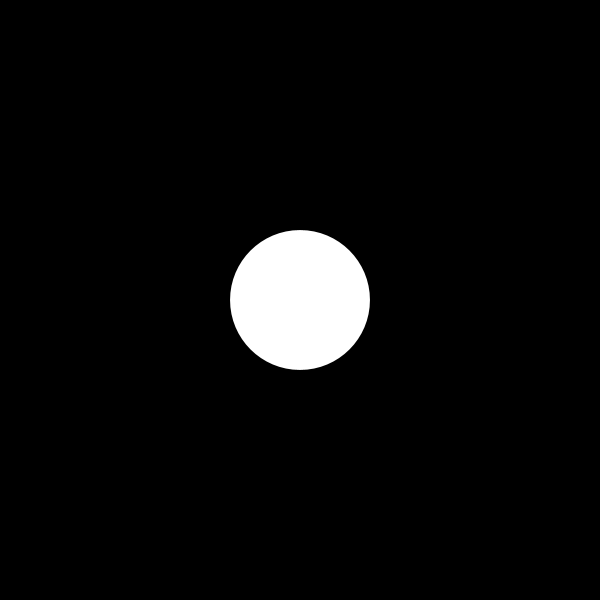
Frame 1 (no input)
Frame 60 (the mouse pressed at the canvas centre just before this capture): identical to frame 1, image omitted
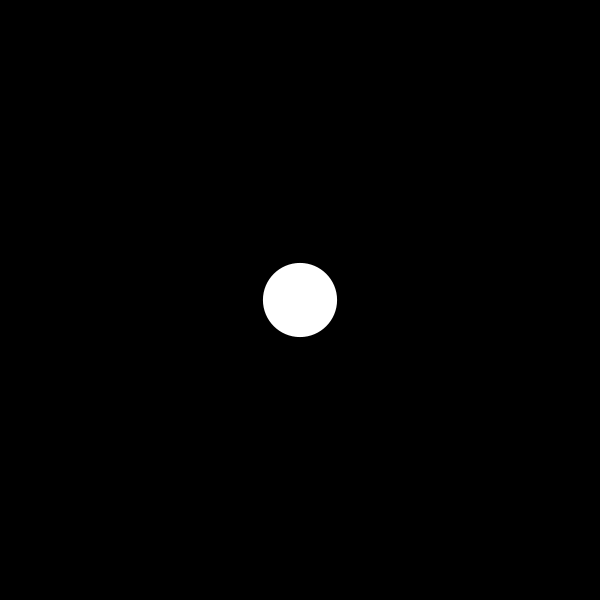
Frame 120 (the mouse held since frame 60 and released just before this capture)

The Processing sketch that drew these frames (run headless with seeded random() and noise(); from frame 60 on, the mouse is pressed at the canvas centre):

// Processing sketch: OOP_exercise
// ── OOP_exercise.pde
//tasks:

//1
//create 10 or more versions of the Agent class
//the easiest way to do this is by using an array - look at the "OOP_DATT3400" example

//2 
//Place each circle at a different randomly assigned position 
//Have each circle be a different randomly assigned size

//3 
//If you are comfortable with the first two tasks make the circles move on the scree

Agent myagent;

void setup() {
  size(600, 600);

  myagent = new Agent();
}

void draw() {
  background(0);
  myagent.draw_agent();
}

void mousePressed() {
  myagent = new Agent();
}

class Agent {

  float x;
  float y;
  float esize;

  Agent() {

    this.x = width/2;
    this.y = height/2;

    this.esize = random(30, 200);
  }

  void draw_agent() {
    noStroke();
    ellipse(x, y, esize, esize);
  }
}
